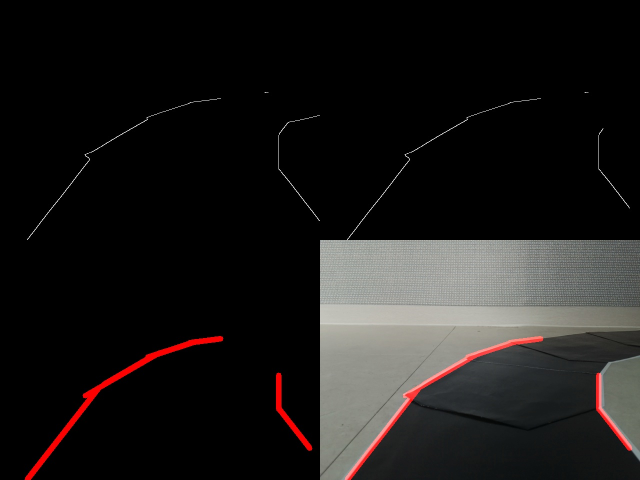
#> input picture AUTO STEEING BY DETECTING LANES/REF2.jpg, 1280 x 960 px (shown at 1/2 size)
$ python -i UTILITIES.py   (imports and definitions only)
#> lines starting #> are read from the running program, lines starting #| are printed output that depends on the picture; after the words box and inside, x2 and y2 are one past the last pixel; in counts of white or black regions, pixels touching at a corner belong together
#> further down, picture is the input picture: shape (960, 1280, 3); mean B, G, R 25, 26, 28.1
import cv2
import numpy as np
import math


def canny(image):
    imgGray = cv2.cvtColor(image, cv2.COLOR_BGR2GRAY)
    imgBlur = cv2.GaussianBlur(imgGray, (5, 5), 0)
    imgCanny = cv2.Canny(imgBlur, 220, 255)
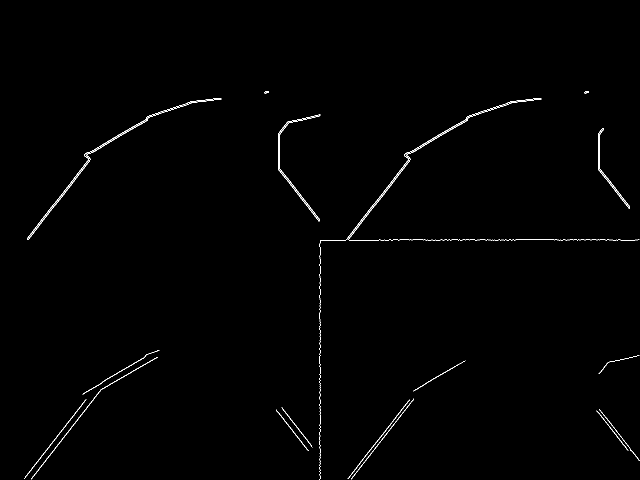
#> imgCanny: shape (960, 1280) (shown at 1/2 size); 0.59% white in thin lines or dots, all inside (x1, y1, x2, y2) = (49, 183, 1279, 960)
    return imgCanny


# [61 lines left out: functions Region, display_lines_m, Find_angle, right_angle_avg, left_angle_avg, not called in this run]


def empty(a):
    pass

>>> import cv2
>>> picture = cv2.imread('REF2.jpg')
>>> result = canny(picture)
